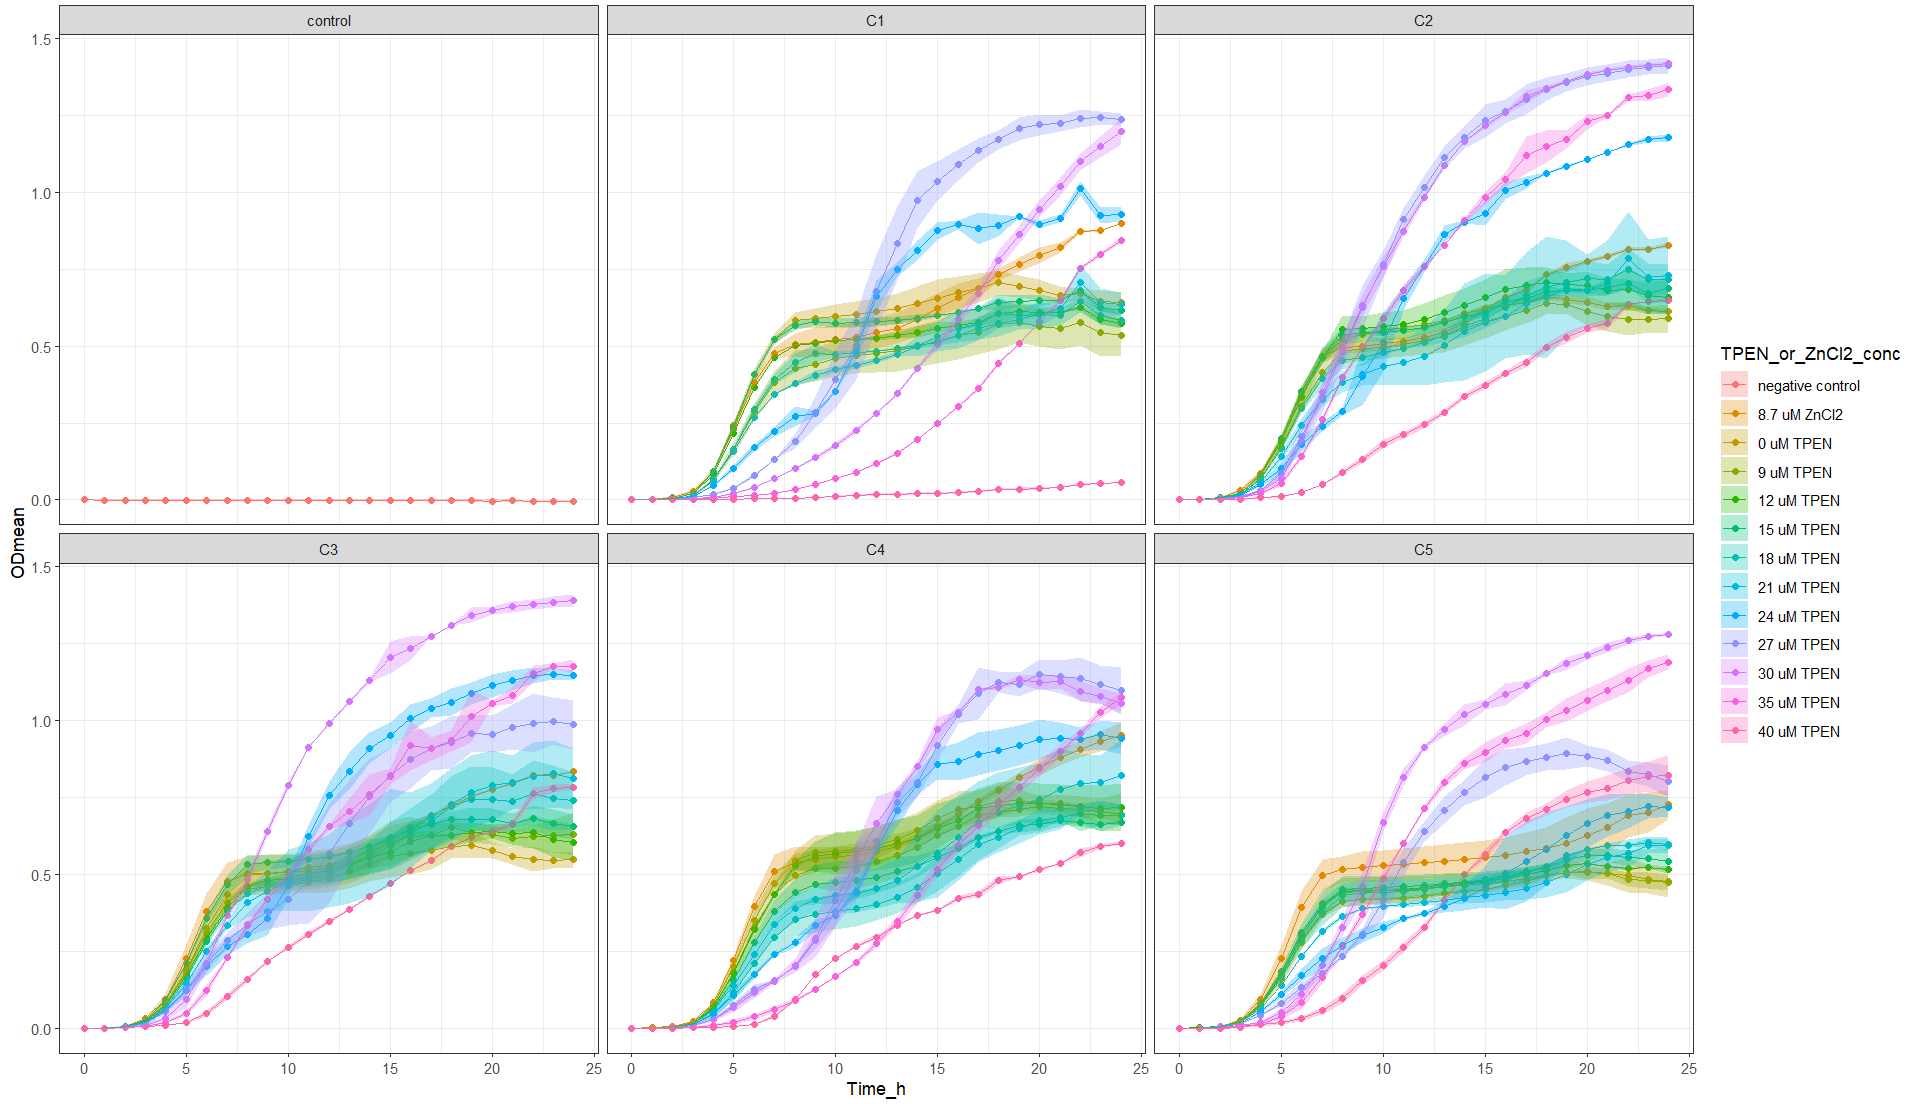

Recreate this plot in R.
setwd("~/ITQB/Plate readings/Exp37_2plates_23052024")

library(tidyverse)

library(readxl)
Exp37 <- Exp37_2plates_23052024 <- read_excel("Exp37_2plates_23052024_final_final.xlsx")
View(Exp37) 

Exp37_v1 <- Exp37 %>%
  pivot_longer(names_to = "Condition", values_to = "OD_578", cols = -Time_h)
Exp37_v1
View(Exp37_v1)


Exp37_v2 <- separate(Exp37_v1, Condition, 
                     c("Community",
                       "Transfer_medium",
                       "Zn_condition", 
                       "Tech_Repl",
                       "Biol_Repl",
                       "TPEN_or_ZnCl2_conc",
                       "Well_number"), 
                     sep = "_", remove = FALSE,
                     convert = FALSE)
View(Exp37_v2)

Exp37_v2$OD_578 <- as.numeric (Exp37_v2$OD_578) #Because OD_578 values are character

Exp37_v2$TPEN_or_ZnCl2_conc <- factor(Exp37_v2$TPEN_or_ZnCl2_conc, levels = c("nodrug",
                                                                              "1.74",
                                                                              "0",
                                                                              "1.8",
                                                                              "2.4",
                                                                              "3.0",
                                                                              "3.6",
                                                                              "4.2",
                                                                              "4.8",
                                                                              "5.4",
                                                                              "6.0",
                                                                              "7.0",
                                                                              "8.0"))

Exp37_v2 <- Exp37_v2 %>% mutate(TPEN_or_ZnCl2_conc = recode (TPEN_or_ZnCl2_conc,
                                                             "nodrug" = "control",
                                                             "1.74" = "17.4uM",
                                                             "0" = "0uM",
                                                             "1.8" = "9uM",
                                                             "2.4" = "12uM",
                                                             "3.0" = "15uM",
                                                             "3.6" = "18uM",
                                                             "4.2" = "21uM",
                                                             "4.8" = "24uM",
                                                             "5.4" = "27uM",
                                                             "6.0" = "30uM",
                                                             "7.0" = "35uM",
                                                             "8.0" = "40uM"))

Exp37_v2$Community <- factor(Exp37_v2$Community, levels = c("control",
                                                            "C1",
                                                            "C2",
                                                            "C3",
                                                            "C4",
                                                            "C5"))

Exp37_v2 %>%
  ggplot(aes(x= Time_h, y=OD_578, color = Tech_Repl)) +
  geom_line() +
  facet_grid (Community ~ TPEN_or_ZnCl2_conc)


Exp37_v3<- Exp37_v2 %>% group_by(Community, Transfer_medium, Zn_condition, Tech_Repl, Biol_Repl, Well_number) %>%
  mutate(blank = Time_h ==0)


View(Exp37_v3)

Exp37_v4 <- Exp37_v3 %>%
  group_by(Community, Transfer_medium, Zn_condition, Tech_Repl, Biol_Repl, Well_number) %>%
  mutate(OD = OD_578 - OD_578[blank]) %>%
  ungroup()


View(Exp37_v4)

#Obtain the mean and sd
Exp37_v5 <- Exp37_v4 %>% group_by(Time_h, Community, TPEN_or_ZnCl2_conc, Zn_condition) %>%
  summarise(ODmean = mean(OD), sdOD = sd(OD), n())

Exp37_v5$Community <- factor(Exp37_v5$Community, levels = c("control",
                                                            "C1",
                                                            "C2",
                                                            "C3",
                                                            "C4",
                                                            "C5"))


Exp37_v5 <- Exp37_v5 %>% mutate(TPEN_or_ZnCl2_conc =  recode (TPEN_or_ZnCl2_conc,
                                                              "control" = "negative control",
                                                              "17.4uM" = "17.4 uM ZnCl2",
                                                              "0uM" = "0 uM TPEN",
                                                              "9uM" = "9 uM TPEN",
                                                              "12uM" = "12 uM TPEN",
                                                              "15uM" = "15 uM TPEN",
                                                              "18uM" = "18 uM TPEN",
                                                              "21uM" = "21 uM TPEN",
                                                              "24uM" = "24 uM TPEN",
                                                              "27uM" = "27 uM TPEN",
                                                              "30uM" = "30 uM TPEN",
                                                              "35uM" = "35 uM TPEN",
                                                              "40uM" = "40 uM TPEN"))




Exp37_v5  %>% ggplot(aes(x = Time_h,
                         y = ODmean,
                         color = TPEN_or_ZnCl2_conc,
                         fill = TPEN_or_ZnCl2_conc
)) +
  geom_point() +
  geom_line() +
  geom_ribbon(aes(ymin=ODmean-sdOD, ymax=ODmean+sdOD),
              alpha = 0.3, colour = NA) +
  facet_wrap (Community ~ .) +
  theme_bw()
